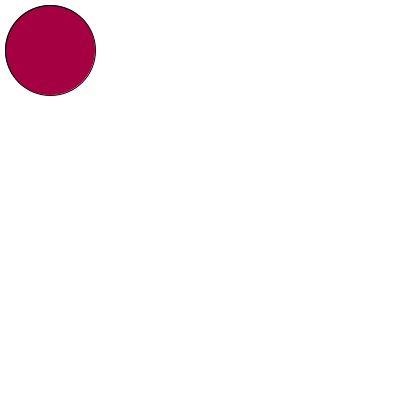
Frame 1 (no input)
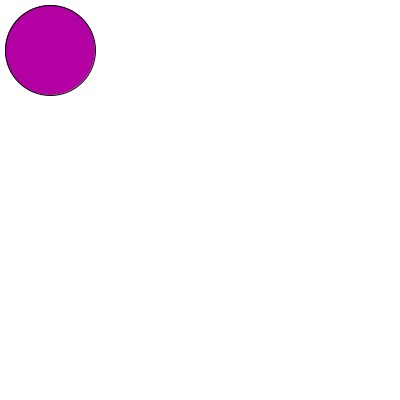
Frame 60 (the mouse pressed at the canvas centre just before this capture)
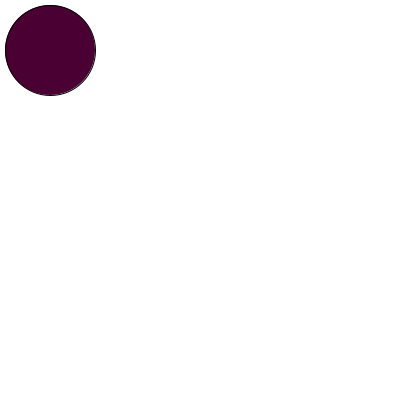
Frame 120 (the mouse held since frame 60 and released just before this capture)

The Processing sketch that drew these frames (run headless with seeded random() and noise(); from frame 60 on, the mouse is pressed at the canvas centre):

// Processing sketch: sketch_161017c_TextAnimated_PressControl_Task2
// ── sketch_161017c_TextAnimated_PressControl_Task2.pde
int x;
int y;

void setup() {
  size(400,400);
  x=50;
  y=50;
}

void draw() {
  if ((keyPressed==true) && (key=='w')) {
    y= y-3;
  }
  if ((keyPressed==true) && (key=='s')) {
    y=y+3;
  }
  if ((keyPressed==true) && (key=='a')) {
    x=x-3;
  }
  if ((keyPressed==true) && (key=='d')) {
    x=x+3;
  }
  background(255);
  fill(random(0,255),0,random(0,255));
  ellipse(x,y,90,90);
}
